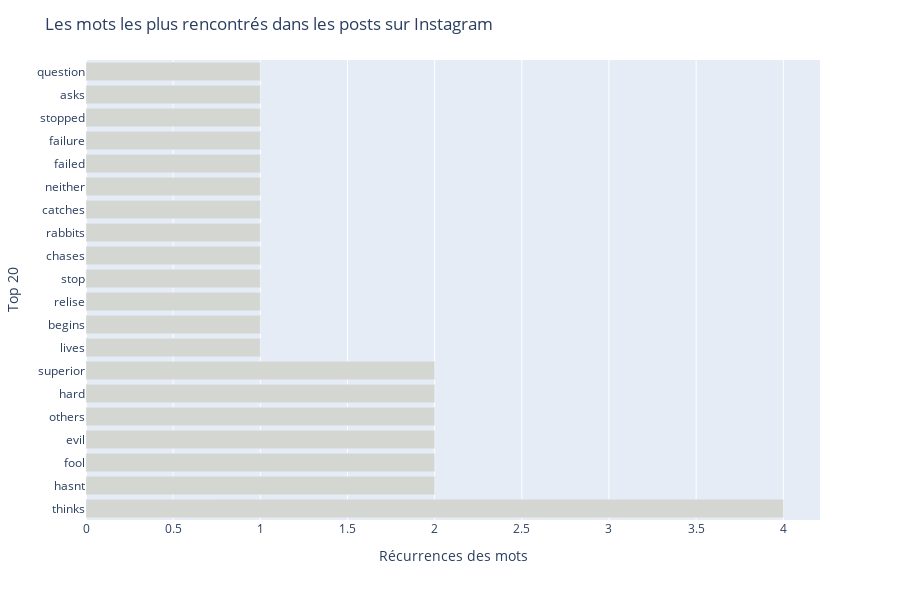

Write notebook code for a chart like this one.
### Code cell
import plotly.express as px
import seaborn as sns

fig = px.bar(y=top20_IG.keys(), x=top20_IG.values(), orientation='h',  height=600)

fig.update_traces(marker_color="#d4d6d2")

fig.update_layout(
    title="Les mots les plus rencontrés dans les posts sur Instagram",
    xaxis_title="Récurrences des mots",
    yaxis_title="Top 20",)

fig.show()
len(top10_IG)

### Figure 1 — Plotly figure (JSON) as saved in the notebook; plotly's stock layout.template omitted (floating-point values rounded to 4 significant figures)
{"data": [{"alignmentgroup": "True", "hovertemplate": "x=%{x}<br>y=%{y}<extra></extra>", "legendgroup": "", "marker": {"color": "#d4d6d2", "pattern": {"shape": ""}}, "name": "", "offsetgroup": "", "orientation": "h", "showlegend": false, "textposition": "auto", "type": "bar", "x": [4, 2, 2, 2, 2, 2, 2, 1, 1, 1, 1, 1, 1, 1, 1, 1, 1, 1, 1, 1], "xaxis": "x", "y": ["thinks", "hasnt", "fool", "evil", "others", "hard", "superior", "lives", "begins", "relise", "stop", "chases", "rabbits", "catches", "neither", "failed", "failure", "stopped", "asks", "question"], "yaxis": "y"}], "layout": {"barmode": "relative", "height": 600, "legend": {"tracegroupgap": 0}, "margin": {"t": 60}, "title": {"text": "Les mots les plus rencontrés dans les posts sur Instagram"}, "xaxis": {"anchor": "y", "domain": [0, 1], "title": {"text": "Récurrences des mots"}}, "yaxis": {"anchor": "x", "domain": [0, 1], "title": {"text": "Top 20"}}}}
